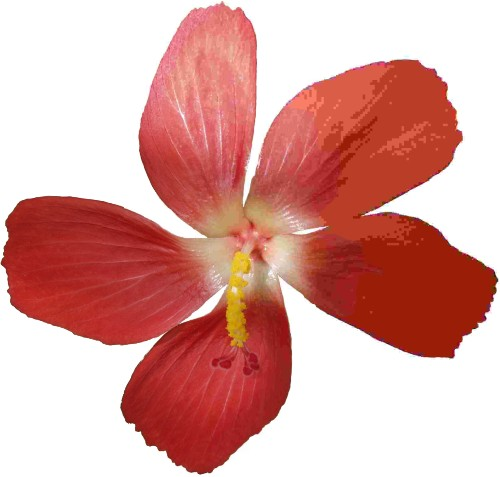
#> input picture Images/JPEG_example_flower.jpg, 500 x 477 px; its folder holds only this picture in this run
$ python Noise_Remove.py
#> lines starting #> are read from the running program, lines starting #| are printed output that depends on the picture
### Image_Aligner.py
import cv2
import numpy as np
import glob

class imageAligner:
    orb = cv2.ORB_create()
    bf = cv2.BFMatcher(cv2.NORM_HAMMING, crossCheck=True)

    def align_images(self):
        image_files = glob.glob("Images/*.jpg")
        images = [cv2.imread(img) for img in image_files if cv2.imread(img) is not None]
#> images = 1 item

        if not images:
            raise ValueError("No images loaded. Check your folder and file extension.")

        gray_ref = cv2.cvtColor(images[0], cv2.COLOR_BGR2GRAY)
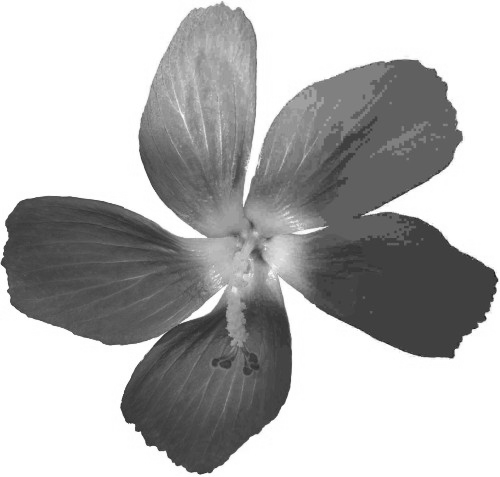
#> gray_ref: shape (477, 500); min 29, max 255, mean 179.2
        kp1, des1 = self.orb.detectAndCompute(gray_ref, None)
#> kp1 = 500 keypoints; strongest (x, y, size): (136, 430, 31), (134, 425, 31), (452, 357, 31), (452, 356, 37.2)

        height, width = gray_ref.shape
#> height = 477; width = 500
        aligned_images = [images[0]]  # First image is already aligned

        for i in range(1, len(images)):
            gray = cv2.cvtColor(images[i], cv2.COLOR_BGR2GRAY)
            kp2, des2 = self.orb.detectAndCompute(gray, None)

            if des1 is None or des2 is None:
                print(f"Descriptors not found in image {i}. Skipping.")
                continue

            matches = self.bf.match(des1, des2)
            matches = sorted(matches, key=lambda x: x.distance)
            # good_matches = matches[:int(len(matches) * 0.2)]  # Use top 20%
            src_pts = np.float32([kp1[m.queryIdx].pt for m in matches]).reshape(-1, 1, 2)
            dst_pts = np.float32([kp2[m.trainIdx].pt for m in matches]).reshape(-1, 1, 2)

            matrix, mask = cv2.findHomography(dst_pts, src_pts, cv2.RANSAC, 5.0)

            if matrix is None:
                print(f"Homography failed for image {i}. Skipping.")
                continue

            aligned = cv2.warpPerspective(images[i], matrix, (width, height))

            # Optional: resize to match just in case
            aligned = cv2.resize(aligned, (width, height))

            aligned_images.append(aligned)
            for idx, aligned_img in enumerate(aligned_images):
                filename = f"Aligned/aligned_{idx+1}.jpg"
                cv2.imwrite(filename, aligned_img)
#> this loop made 0 passes
#> after the loop, aligned_images = 1 item

        return aligned_images

### Median_Blending.py
import cv2
import numpy as np
import glob


class medianBlending:

    def blend(self,images):
        #load the images from where we stored them
        # image_files = glob.glob("Images/*.jpg")
        # images = [cv2.imread(img) for img in image_files]

        stack = np.array(images)

        median_image = np.median(stack, axis=0).astype(np.uint8)

        cv2.imwrite("output.jpg", median_image)

        filename = f"Converted/converted.jpg"
        cv2.imwrite(filename, median_image)
        return median_image

### Noise_Remove.py
from Image_Aligner import imageAligner
from Median_Blending import medianBlending
import cv2

def main():
    ImageA = imageAligner()
    ImageB = medianBlending()
    print ("start")
    images = ImageA.align_images()
#> images = 1 item
    converted_image = ImageB.blend(images)
#> in blend, median_image is the input picture: shape (477, 500, 3); mean B, G, R 157.6, 163.2, 219
    cv2.namedWindow("Median Blended Image", cv2.WINDOW_NORMAL)
    cv2.imshow("Median Blended Image", converted_image)
    cv2.waitKey(0)  # Wait for any key press
    cv2.destroyAllWindows()


if __name__ == "__main__":
    main()
